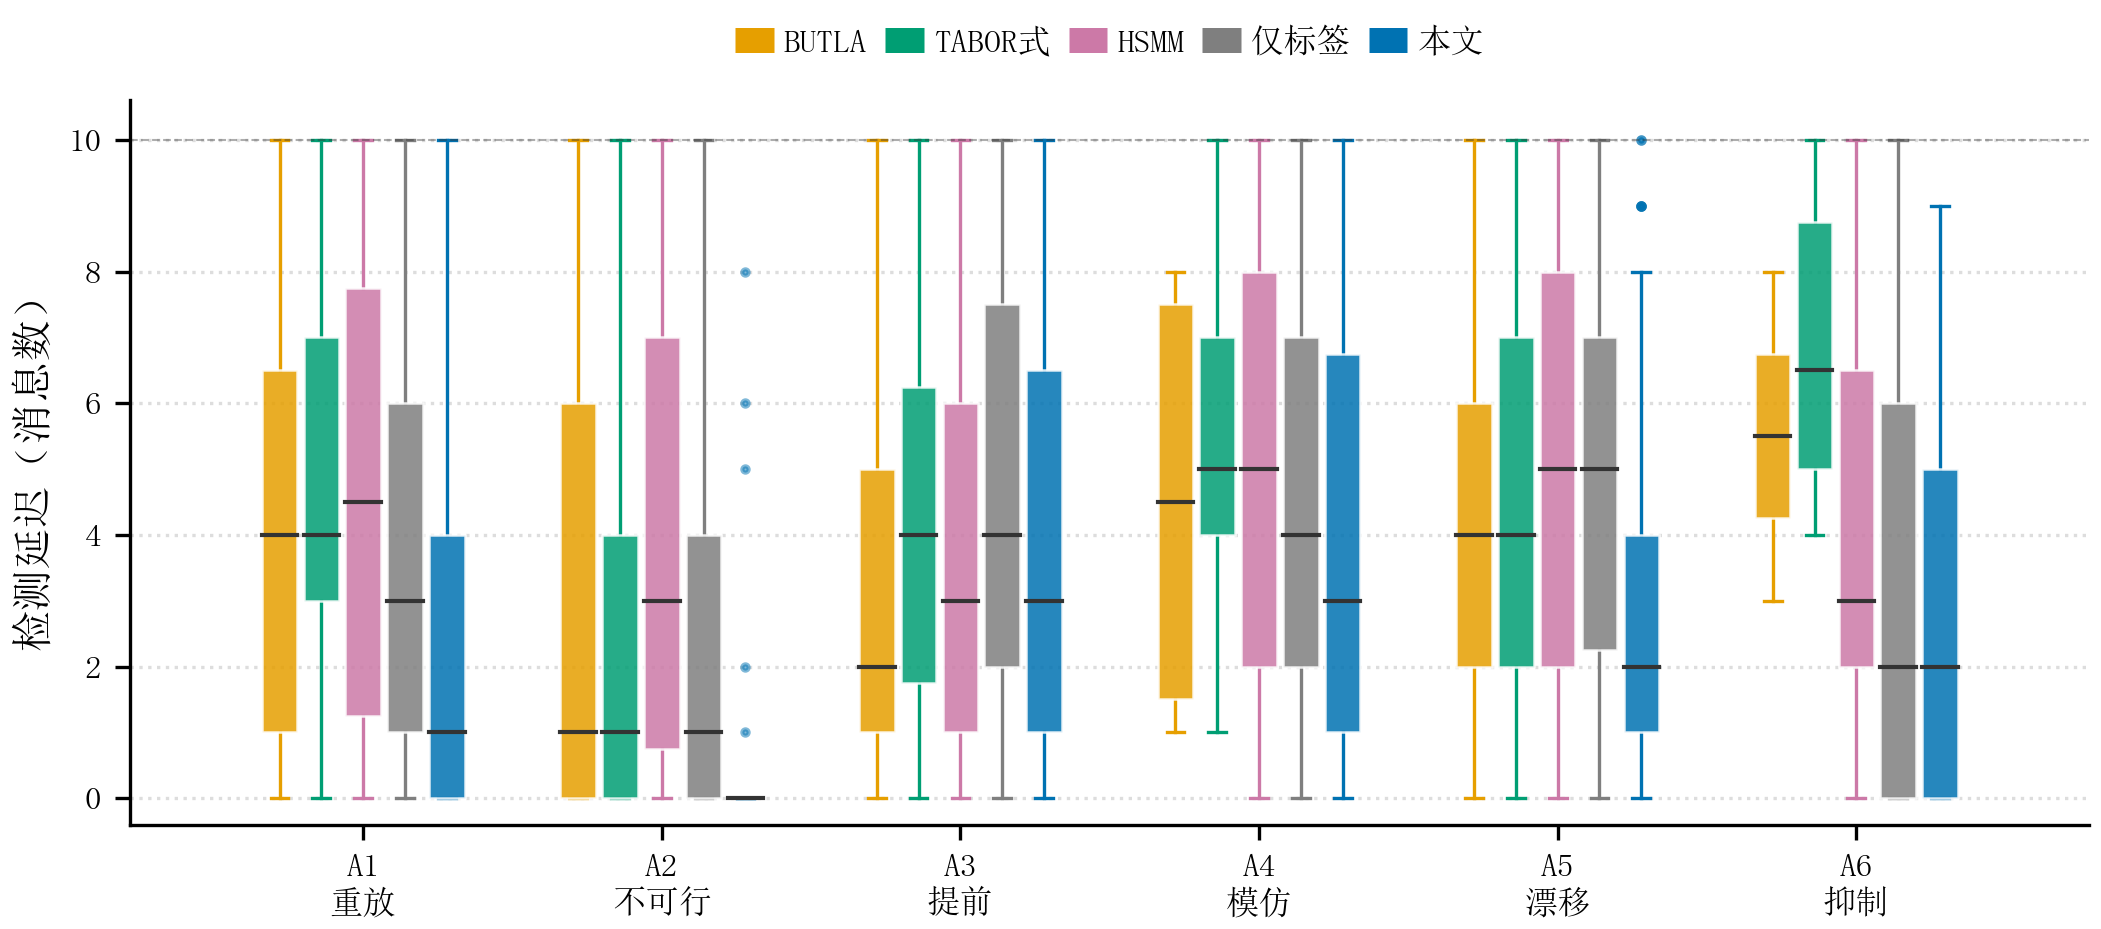

Python code for this plot:
# -*- coding: utf-8 -*-
"""E1 检测延迟箱线图, A1-A6, 延迟预算 10。"""
from __future__ import print_function, division

import os
import sys

import matplotlib.pyplot as plt

HERE = os.path.dirname(os.path.abspath(__file__))
sys.path.insert(0, HERE)

from fig_e1_delay import METHODS, _load, _draw  # noqa: E402
from _style import apply_style, save, set_cjk, legend  # noqa: E402

ATTACK_ZH = ["重放", "不可行", "提前", "模仿", "漂移", "抑制"]
METHODS_CN = [
    ("butla", "BUTLA", METHODS[0][2]),
    ("tabor", "TABOR式", METHODS[1][2]),
    ("hsmm", "HSMM", METHODS[2][2]),
    ("markov", "仅标签", METHODS[3][2]),
    ("ours", "本文", METHODS[4][2]),
]


def main():
    apply_style()
    buckets, meta = _load()
    fig, ax = plt.subplots(figsize=(7.2, 3.85))
    _draw(ax, buckets, ATTACK_ZH, methods=METHODS_CN)
    set_cjk(ax, ylabel="检测延迟（消息数）")
    legend(ax, ncol=5, loc="lower center", bbox_to_anchor=(0.5, 1.02),
           columnspacing=0.55, handlelength=1.15, handletextpad=0.3)
    fig.tight_layout(rect=(0.0, 0.0, 1.0, 0.86))
    save(fig, "fig_e1_delay_CN")
    print("primary_rate", meta.get("primary_rate"))


if __name__ == "__main__":
    main()
